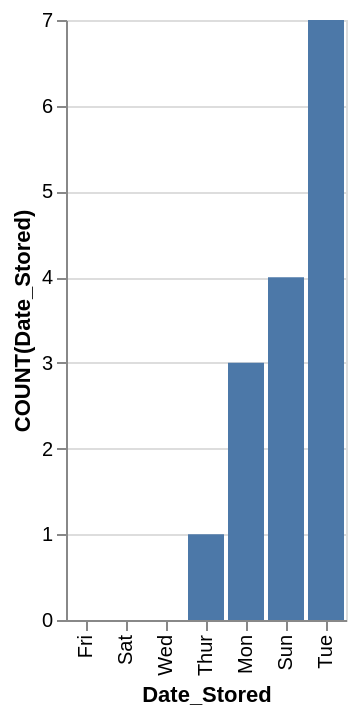

Write a Vega-Lite specification for this figure.
### Vega-Lite specification from a JSON file in a GitHub repository (floating-point values rounded to 4 significant figures)
{"data": {"values": [{"x_data": "Fri", "y_data": 0}, {"x_data": "Sat", "y_data": 0}, {"x_data": "Wed", "y_data": 0}, {"x_data": "Thur", "y_data": 1}, {"x_data": "Mon", "y_data": 3}, {"x_data": "Sun", "y_data": 4}, {"x_data": "Tue", "y_data": 7}]}, "mark": "bar", "encoding": {"x": {"field": "x_data", "type": "nominal", "title": "Date_Stored", "sort": {"op": "sum", "field": "y_data", "order": "ascending"}}, "y": {"field": "y_data", "type": "quantitative", "title": "COUNT(Date_Stored)"}}}
